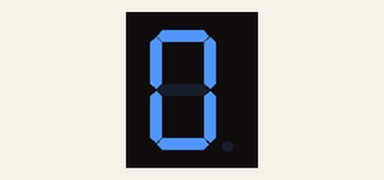
A sketch run on a simulated Arduino Uno, built with avr-gcc and run on an emulated ATmega328P. On the bench: 1-digit seven-segment display. Wiring (inferred from the names in the program): 1-digit 7-segment display, segments lit when HIGH: segments pin 2, pin 3, pin 4, pin 5, pin 6, pin 7, pin 8. The segment pins are drawn as the display they are named for.

Above: at 0.1 s.
At 1.1 s:
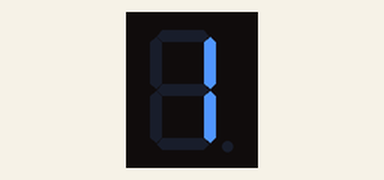
At 2.1 s:
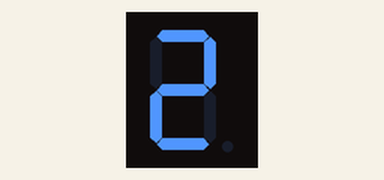
At 4.1 s:
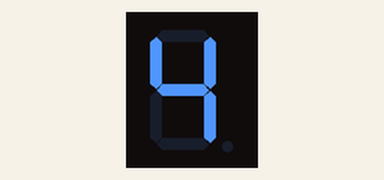
At 6.1 s:
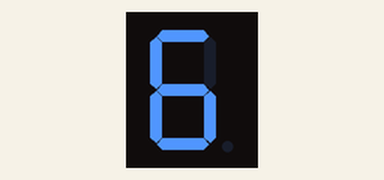
At 9.1 s:
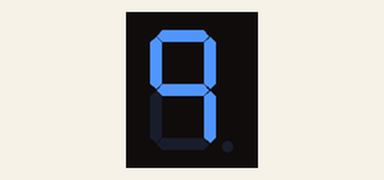

Measured:
- by itself, everything shown: repeats every 10.0 s, in 10 steps
- what the display in image 1 shows lasts 1.0 s, from 1.0 s to 2.0 s

The sketch:

7seg.ino
```cpp
int sega=2;
int segb=3;
int segc=4;
int segd=5;
int sege=6;
int segf=7;
int segg=8;

int count=0;

void setup()
{
  for(int i=2;i<9;i++)
  {
    pinMode(i, OUTPUT);
  }
}

void loop()
{
      digitalWrite(sega, LOW);
      digitalWrite(segb, LOW);
      digitalWrite(segc, LOW);
      digitalWrite(segd, LOW);
      digitalWrite(sege, LOW);
      digitalWrite(segf, LOW);
      digitalWrite(segg, LOW);
  for (count = 0;count <=9;++count)
  {
    if(count ==0)
    {
      digitalWrite(sega, HIGH);
      digitalWrite(segb, HIGH);
      digitalWrite(segc, HIGH);
      digitalWrite(segd, HIGH);
      digitalWrite(sege, HIGH);
      digitalWrite(segf, HIGH);
      digitalWrite(segg, LOW);
    }
    if(count ==1)
    {
      digitalWrite(sega, LOW);
      digitalWrite(segb, HIGH);
      digitalWrite(segc, HIGH);
      digitalWrite(segd, LOW);
      digitalWrite(sege, LOW);
      digitalWrite(segf, LOW);
      digitalWrite(segg, LOW);
    }
    if(count ==2)
    {
      digitalWrite(sega, HIGH);
      digitalWrite(segb, HIGH);
      digitalWrite(segc, LOW);
      digitalWrite(segd, HIGH);
      digitalWrite(sege, HIGH);
      digitalWrite(segf, LOW);
      digitalWrite(segg, HIGH);
    }
    if(count ==3)
    {
      digitalWrite(sega, HIGH);
      digitalWrite(segb, HIGH);
      digitalWrite(segc, HIGH);
      digitalWrite(segd, HIGH);
      digitalWrite(sege, LOW);
      digitalWrite(segf, LOW);
      digitalWrite(segg, HIGH);
    }
    if(count ==4)
    {
      digitalWrite(sega, LOW);
      digitalWrite(segb, HIGH);
      digitalWrite(segc, HIGH);
      digitalWrite(segd, LOW);
      digitalWrite(sege, LOW);
      digitalWrite(segf, HIGH);
      digitalWrite(segg, HIGH);
    }
    if(count ==5)
    {
      digitalWrite(sega, HIGH);
      digitalWrite(segb, LOW);
      digitalWrite(segc, HIGH);
      digitalWrite(segd, HIGH);
      digitalWrite(sege, LOW);
      digitalWrite(segf, HIGH);
      digitalWrite(segg, HIGH);
    }
    if(count ==6)
    {
      digitalWrite(sega, HIGH);
      digitalWrite(segb, LOW);
      digitalWrite(segc, HIGH);
      digitalWrite(segd, HIGH);
      digitalWrite(sege, HIGH);
      digitalWrite(segf, HIGH);
      digitalWrite(segg, HIGH);
    }
    if(count ==7)
    {
      digitalWrite(sega, HIGH);
      digitalWrite(segb, HIGH);
      digitalWrite(segc, HIGH);
      digitalWrite(segd, LOW);
      digitalWrite(sege, LOW);
      digitalWrite(segf, LOW);
      digitalWrite(segg, LOW);
    }
    if(count ==8)
    {
      digitalWrite(sega, HIGH);
      digitalWrite(segb, HIGH);
      digitalWrite(segc, HIGH);
      digitalWrite(segd, HIGH);
      digitalWrite(sege, HIGH);
      digitalWrite(segf, HIGH);
      digitalWrite(segg, HIGH);
    }
    if(count ==9)
    {
      digitalWrite(sega, HIGH);
      digitalWrite(segb, HIGH);
      digitalWrite(segc, HIGH);
      digitalWrite(segd, LOW);
      digitalWrite(sege, LOW);
      digitalWrite(segf, HIGH);
      digitalWrite(segg, HIGH);
    }
    delay (1000);

  }
  if (count ==10)
  {
    count =0;
  }
}
```
